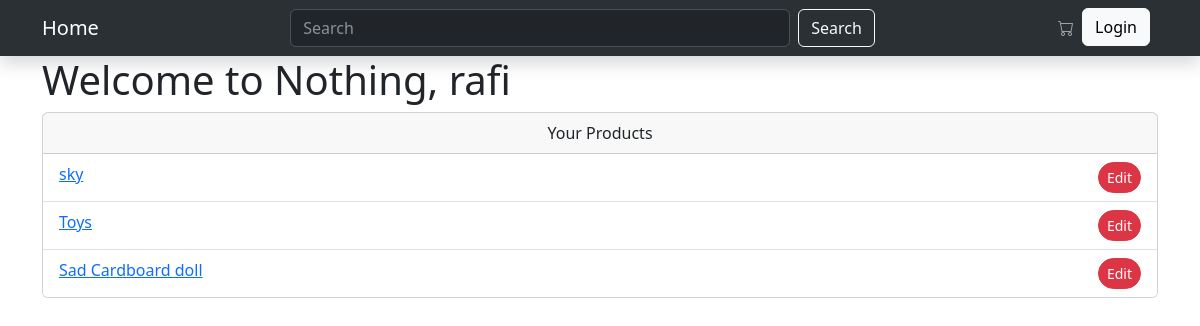
The page /shop/3 on the database its author committed.
### store/models.py (models this page shows, shortened)
class Shop(models.Model):
    title = models.CharField(max_length = 255)
    description = models.TextField()
    stripe_account_id = models.CharField(max_length = 255)
    owner = models.OneToOneField(Member, on_delete = models.CASCADE)

class Product(models.Model):
    title = models.CharField(max_length = 255)
    description = models.TextField()
    price = models.DecimalField(max_digits = 8, decimal_places = 2)
    image = models.ImageField(upload_to='images/')
    shop = models.ForeignKey(Shop, on_delete = models.CASCADE)

### member/models.py (models this page shows, shortened)
class Member(AbstractUser):
    phone = models.CharField(max_length = 50, )
    dob = models.DateField(null=True)
    address = models.TextField(null=True)
    is_seller = models.BooleanField(default = False)

### store/views.py (the view)
# urls.py: path('shop/<int:shop_id>', views.shop, name = 'shop'),
def shop(request, shop_id):
    my_shop = Shop.objects.get(pk = shop_id)
    products = my_shop.product_set.all()
    return render(request, 'store/shop.html', {
        'shop': my_shop,
        'products': products
        })

### store/templates/store/shop.html
{% extends 'store/base.html' %}
{% block content %}
<div class='container '>
        <h1>Welcome to {{ shop.title }}, {{ shop.owner.username }}</h1>
        <div class="card">
            <div class="card-header" align='center'>
                Your Products
            </div>
            <ul class="list-group list-group-flush">
                {% for product in products %}
                    <li class="list-group-item">
                        <a href="{% url 'product' product_id=product.pk %}">
                            <div class="row">
                                <div class="col">{{ product.title }}</div>
                                <div class="col"><button type="button" class="btn btn-danger btn-sm rounded-pill float-end">Edit</button></div>
                            </div>
                        </a>
                    </li>
                {% endfor %}
            </ul>
        </div>
</div>
{% endblock content %}

### rows shown on the page
Shop: title "Nothing", owner.username "rafi"
Product: title "sky"
Product: title "Toys"
Product: title "Sad Cardboard doll"
